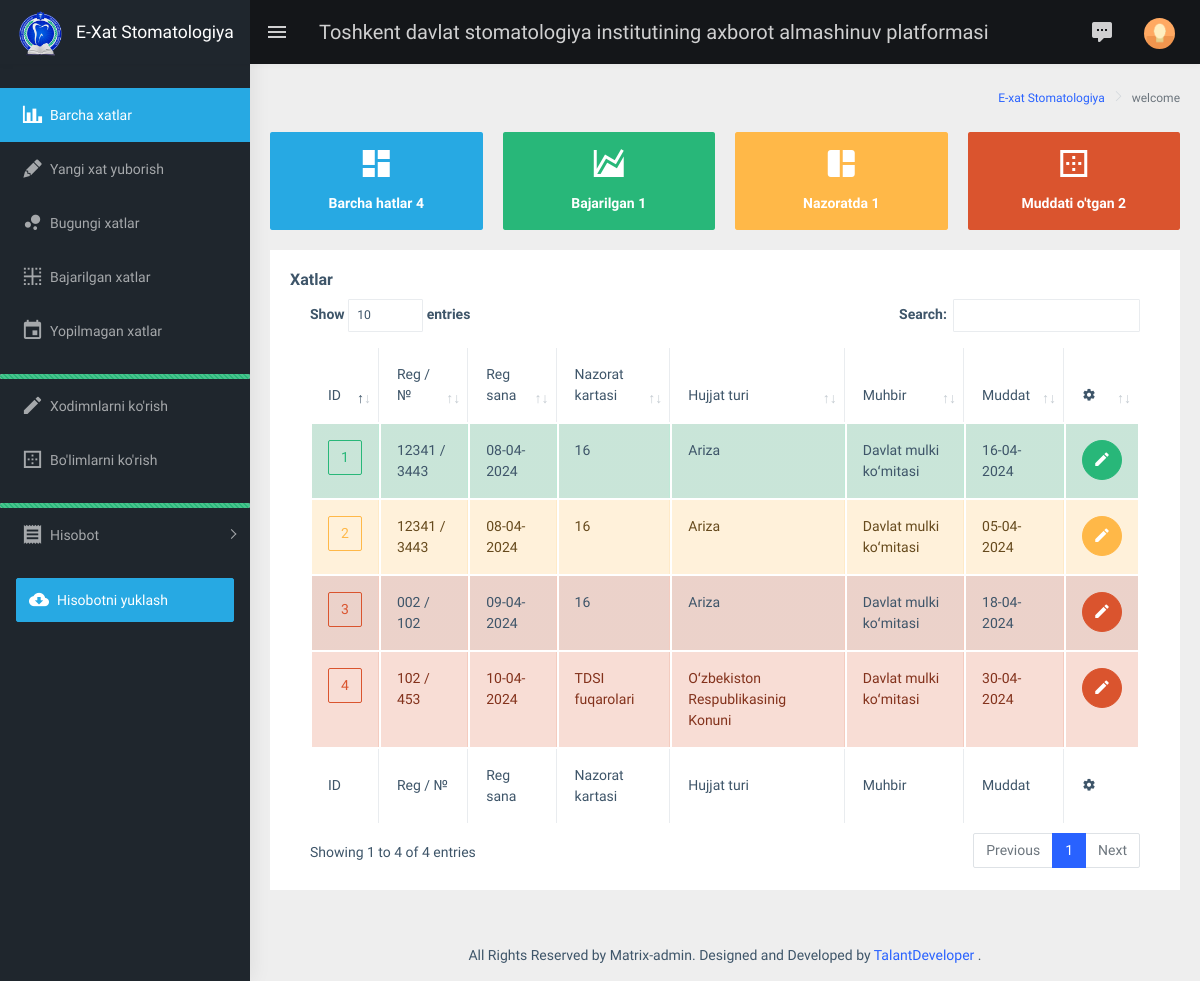
The page /welcome/ (signed in) on the database as committed earlier.
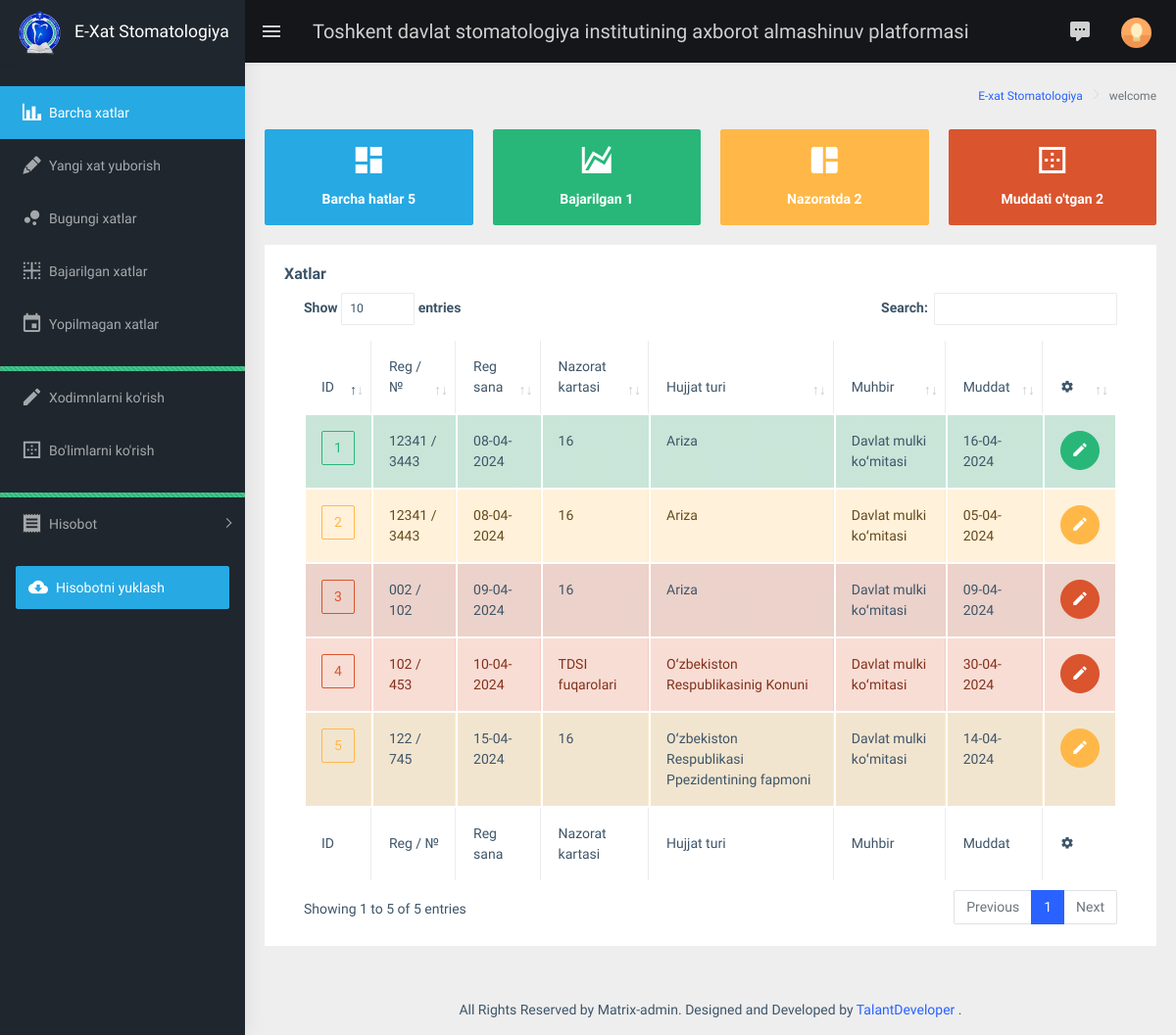
The same page on the database as committed later.
### main/models.py (models this page shows, shortened)
class Manager(models.Model):
    centers = models.ManyToManyField(Center, verbose_name="Markazlar")
    letter = models.ForeignKey(Letter, on_delete=models.SET_NULL, null=True, verbose_name="Xat")
    check_file = models.ForeignKey(CheckFile, on_delete=models.SET_NULL, null=True, verbose_name="So'rov file")
    control_file = models.ForeignKey(ControlFile, on_delete=models.SET_NULL, null=True, blank=True, verbose_name="Javob file")
    lifetime = models.DateField(verbose_name="Muddat")
    control = models.BooleanField(default=False, verbose_name="Tasdiqlash")
    @property
    def time_off(self):
        if not self.control_file and self.lifetime < datetime.now().date():
            return True
        else:
            return False
    @property
    def check_control(self):
        if self.control:
            return True
        else:
            return False
    @property
    def controlled(self):
        if not self.control and self.control_file:
            return True
        else:
            return False

class Letter(models.Model):
    control_card = models.ForeignKey(ControlCard, on_delete=models.SET_NULL, null=True, verbose_name="Nazorat Kartasi")
    group = models.ForeignKey(Group, on_delete=models.SET_NULL, null=True, verbose_name="Guruh")
    reporter = models.ForeignKey(Reporter, on_delete=models.SET_NULL, null=True, verbose_name="Muxbir")
    document_type = models.ForeignKey(DocumentType, on_delete=models.SET_NULL, null=True, verbose_name="Hujjat turi")
    registration_date = models.DateField(verbose_name="Ro'yhatga olingan sana")
    registration_number = models.CharField(max_length=150, verbose_name="Ro'yhatga olingan raqam")
    document_number = models.CharField(max_length=150, verbose_name="Hujjat raqami")
    document_date = models.DateField(verbose_name="Hujjat sanasi")
    summary = models.TextField(verbose_name="Xulosa", null=True, blank=True)
    control = models.BooleanField(default=False, verbose_name="Boshqaruv")
    resolution = models.TextField(verbose_name="Rezolutsiya", null=True, blank=True)
    auth_resolution = models.ForeignKey(AuthorResolution, on_delete=models.SET_NULL, null=True,
                                        verbose_name="Qaror muallifi")
    type_solution = models.ForeignKey(TypeSolution, on_delete=models.SET_NULL, null=True, verbose_name="Yechim turi")
    create_at = models.DateTimeField(auto_now_add=True, verbose_name="Yaratilgan vaqt")
    update_at = models.DateTimeField(auto_now=True, verbose_name="O'zgartirilgan vaqt")

class ControlCard(models.Model):  # Тип РКК
    name = models.CharField(max_length=256, verbose_name="Nazorat kartasi turi")
    create_at = models.DateTimeField(auto_now_add=True, verbose_name="Yaratilgan vaqt")
    update_at = models.DateTimeField(auto_now=True, verbose_name="O'zgartirilgan vaqt")
    def __str__(self):
        return f"{self.name}"

class DocumentType(models.Model):  # Тип документа Hujjat turi
    name = models.CharField(max_length=255, verbose_name="Hujjat turi")
    create_at = models.DateTimeField(auto_now_add=True, verbose_name="Yaratilgan vaqt")
    update_at = models.DateTimeField(auto_now=True, verbose_name="O'zgartirilgan vaqt")
    def __str__(self):
        return f"{self.name}"

class Reporter(models.Model):  # Корреспондент Muhbir
    name = models.CharField(max_length=255, verbose_name="Muhbir")
    create_at = models.DateTimeField(auto_now_add=True, verbose_name="Yaratilgan vaqt")
    update_at = models.DateTimeField(auto_now=True, verbose_name="O'zgartirilgan vaqt")
    def __str__(self):
        return f"{self.name}"

### main/views.py (the view)
# urls.py: path('welcome/', views.welcome, name='welcome'),
@login_required
def welcome(request):
    content = content_need(request)
    return render(request, 'main/welcome.html', context=content)

### templates/main/welcome.html (shortened to what this page needs)
{% extends 'base.html' %}
{% block content %}
    <div class="page-wrapper">
        <div class="page-breadcrumb">
            <div class="row">
                <div class="col-12 d-flex no-block align-items-center">
                    <div class="ms-auto text-end">
                        <nav aria-label="breadcrumb">
                            <ol class="breadcrumb">
                                <li class="breadcrumb-item">
                                    <a href="{% url 'main:welcome' %}">
                                        E-xat Stomatologiya
                                    </a>
                                </li>
                                <li class="breadcrumb-item active" aria-current="page">
                                    welcome
                                </li>
                            </ol>
                        </nav>
                    </div>
                </div>
            </div>
        </div>
        <div class="container-fluid">
            <div class="row">
                <div class="col-md-6 col-lg-3 col-xlg-3">
                    <div class="card card-hover">
                        <div class="box bg-cyan text-center">
                            <h1 class="font-light text-white">
                                <i class="mdi mdi-view-dashboard"></i>
                            </h1>
                            <h6 class="text-white">Barcha hatlar {{ jami }}</h6>
                        </div>
                    </div>
                </div>
                <div class="col-md-6 col-lg-3 col-xlg-3">
                    <div class="card card-hover">
                        <div class="box bg-success text-center">
                            <h1 class="font-light text-white">
                                <i class="mdi mdi-chart-areaspline"></i>
                            </h1>
                            <h6 class="text-white">Bajarilgan {{ bajarilgan }}</h6>
                        </div>
                    </div>
                </div>
                <div class="col-md-6 col-lg-3 col-xlg-3">
                    <div class="card card-hover">
                        <div class="box bg-warning text-center">
                            <h1 class="font-light text-white">
                                <i class="mdi mdi-collage"></i>
                            </h1>
                            <h6 class="text-white">Nazoratda {{ nazoratda }}</h6>
                        </div>
                    </div>
                </div>
                <div class="col-md-6 col-lg-3 col-xlg-3">
                    <div class="card card-hover">
                        <div class="box bg-danger text-center">
                            <h1 class="font-light text-white">
                                <i class="mdi mdi-border-outside"></i>
                            </h1>
                            <h6 class="text-white">Muddati o'tgan {{ muddati_utgan }}</h6>
                        </div>
                    </div>
                </div>
            </div>
            <div class="row">
                <div class="col-12">
                    <div class="card">
                        <div class="card-body">
                            <h5 class="card-title">Xatlar</h5>
                            <div class="table-responsive">
                                <table id="zero_config" class="table table-striped table-bordered">
                                    <thead>
                                    <tr>
                                        <th>ID</th>
                                        <th>Reg / №</th>
                                        <th>Reg sana</th>
                                        <th>Nazorat kartasi</th>
                                        <th>Hujjat turi</th>
                                        <th>Muhbir</th>
                                        <th>Muddat</th>
                                        <th><i class="mdi mdi-settings fs-8"></i></th>
                                    </tr>
                                    </thead>
                                    <tbody>
                                    {% for manager in managers %}
                                        {% if manager.check_control %}
                                            <tr class="alert alert-success">
                                                <td>
                                                    <a href="{% url 'main:manager-view' manager.id %}">
                                                    <span class="btn btn-outline-success d-flex align-items-center justify-content-center ">
                                                        {{ manager.id }}
                                                    </span>
                                                    </a>
                                                </td>
                                                <td>{{ manager.letter.registration_number }}
                                                    / {{ manager.letter.document_number }}</td>
                                                <td>{{ manager.letter.registration_date|date:'d-m-Y' }}</td>
                                                <td>{{ manager.letter.control_card }}</td>
                                                <td>{{ manager.letter.document_type }}</td>
                                                <td>{{ manager.letter.reporter }}</td>
                                                <td>{{ manager.lifetime|date:'d-m-Y' }}
                                                </td>
                                                <td>
                                                    <a href="{% url 'main:welcome' %}">
                                                    <span class="btn btn-success btn-circle d-flex align-items-center justify-content-center ">
                                                        <i class="mdi mdi-pencil text-white fs-4"></i>
                                                    </span>
                                                    </a>
                                                </td>
                                            </tr>
                                        {% elif manager.time_off %}
                                            <tr class="alert alert-danger">
                                                <td>
                                                    <a href="{% url 'main:manager-view' manager.id %}">
                                                    <span class="btn btn-outline-danger d-flex align-items-center justify-content-center ">
                                                        {{ manager.id }}
                                                    </span>
                                                    </a>
                                                </td>
                                                <td>{{ manager.letter.registration_number }}
                                                    / {{ manager.letter.document_number }}</td>
                                                <td>{{ manager.letter.registration_date|date:'d-m-Y' }}</td>
                                                <td>{{ manager.letter.control_card }}</td>
                                                <td>{{ manager.letter.document_type }}</td>
                                                <td>{{ manager.letter.reporter }}</td>
                                                <td>{{ manager.lifetime|date:'d-m-Y' }}
                                                </td>
                                                <td>
                                                    <a href="{% url 'main:manager-view' manager.id %}">
                                                    <span class="btn btn-danger btn-circle d-flex align-items-center justify-content-center ">
                                                        <i class="mdi mdi-pencil text-white fs-4"></i>
                                                    </span>
                                                    </a>
                                                </td>
                                            </tr>
                                        {% elif manager.controlled %}
                                            <tr class="alert alert-warning">
                                                <td>
                                                    <a href="{% url 'main:manager-view' manager.id %}">
                                                    <span class="btn btn-outline-warning d-flex align-items-center justify-content-center ">
                                                        {{ manager.id }}
                                                    </span>
                                                    </a>
                                                </td>
                                                <td>{{ manager.letter.registration_number }}
                                                    / {{ manager.letter.document_number }}</td>
                                                <td>{{ manager.letter.registration_date|date:'d-m-Y' }}</td>
                                                <td>{{ manager.letter.control_card }}</td>
                                                <td>{{ manager.letter.document_type }}</td>
                                                <td>{{ manager.letter.reporter }}</td>
                                                <td>{{ manager.lifetime|date:'d-m-Y' }}
                                                </td>
                                                <td>
                                                    <a href="{% url 'main:manager-view' manager.id %}">
                                                    <span class="btn btn-warning btn-circle d-flex align-items-center justify-content-center ">
                                                        <i class="mdi mdi-pencil text-white fs-4"></i>
                                                    </span>
                                                    </a>
                                                </td>
                                            </tr>
                                        {% endif %}
                                    {% empty %}
                                        <td valign="top" colspan="8" class="dataTables_empty">
                                            Jadvalda ma'lumotlar mavjud emas
                                        </td>
                                    {% endfor %}
                                    </tbody>
                                    <tfoot>
                                    <tr>
                                        <th>ID</th>
                                        <th>Reg / №</th>
                                        <th>Reg sana</th>
                                        <th>Nazorat kartasi</th>
                                        <th>Hujjat turi</th>
                                        <th>Muhbir</th>
                                        <th>Muddat</th>
                                        <th><i class="mdi mdi-settings fs-8"></i></th>
                                    </tr>
                                    </tfoot>
                                </table>
                            </div>
                        </div>
                    </div>
                </div>
            </div>
        </div>
        <footer class="footer text-center">
            All Rights Reserved by Matrix-admin. Designed and Developed by
            <a href="https://www.wrappixel.com">
                TalantDeveloper
            </a>.
        </footer>
    </div>
{% endblock %}

Rows that differ between the two databases and show on the page:
changed Manager id 3: lifetime "18-04-2024" → "09-04-2024"
added Manager: id "5", letter.registration_number "122", letter.document_number "745", letter.registration_date "15-04-2024", letter.control_card "16", letter.document_type "Oʻzbekiston Respublikasi Ppezidentining fapmoni", letter.reporter "Davlat mulki koʻmitasi", lifetime "14-04-2024"
Other text that changed with them:
{{ jami }}: "4" → "5"
{{ nazoratda }}: "1" → "2"
text written by a page script: "Show entries Search: Showing 1 to 4 of 4 entries Previous 1 Next" → "Show entries Search: Showing 1 to 5 of 5 entries Previous 1 Next"
